Frame 1 (no input): blank canvas, image omitted
Frame 60 (no input): blank canvas, image omitted
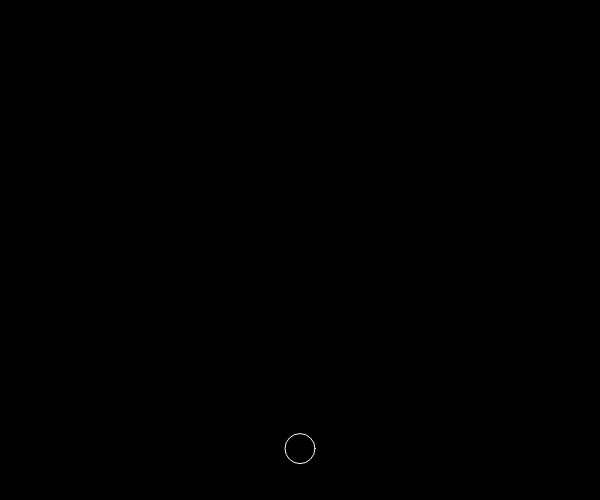
Frame 120 (the mouse pressed at the canvas centre since frame 60)

The p5.js sketch whose frames 1 and 60 were blank and that drew this single picture after the mouse press (run headless with seeded random() and noise() and a simulated clock; from frame 60 on, the mouse is pressed at the canvas centre):

// p5.js sketch
// ── sketch.js
let balls = [];

class bouncyBall {
    constructor(_x, _y) {
        this.x = _x;
        this.y = _y;
        this.velocity = 0;
        this.gravity = 10;
        this.diameter = 30
    }

    show() {
        stroke(255);
        strokeWeight(1);
        noFill();
        ellipse(this.x, this.y, this.diameter, this.diameter);
    }

    move() {

        if ((this.y + this.diameter / 2 >= height) && (this.velocity >= 0)) {
            this.velocity = -0.8 * this.velocity;
        } else {
            this.velocity += this.gravity / 60;
        }

        if (!((this.velocity > -0.05) && (this.velocity < 0.05))) {
            this.y = this.y + this.velocity;
        }
    }
}

function setup() {
    createCanvas(windowWidth / 2, windowHeight / 2);

}

function draw() {
    background(0);

    for (var i = 0; i < balls.length; i++) {
        balls[i].show();
        balls[i].move();
    }
}

function mousePressed() {
    balls.unshift(new bouncyBall(mouseX, mouseY));
}
